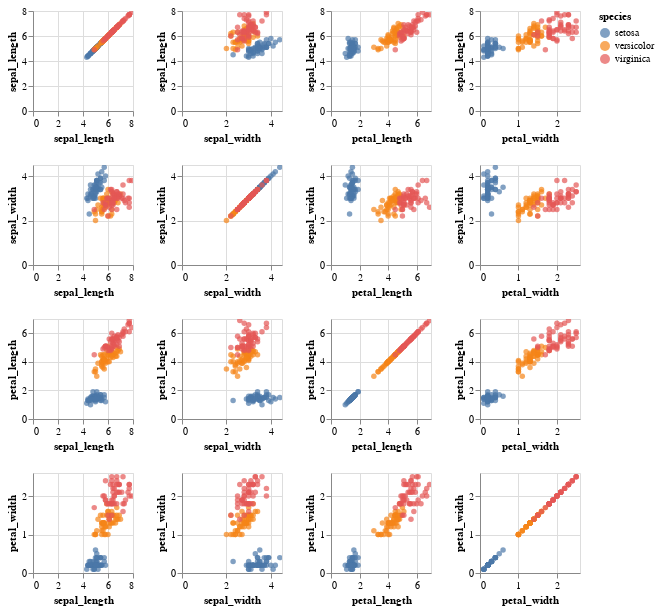

Notebook source saved alongside this figure:
### Markdown cell above
We can use altair to create an interactive scatterplot matrix. Can you create a scatterplot matrix of iris dataset by consulting https://altair-viz.github.io/gallery/scatter_matrix.html?

**Q: Draw an interactive scatterplot matrix for iris dataset in altair**

### Code cell
# Implement

import altair as alt
alt.Chart(iris).mark_circle().encode(
    alt.X(alt.repeat("column"), type='quantitative'),
    alt.Y(alt.repeat("row"), type='quantitative'),
    color='species:N'
).properties(
    width=100,
    height=100
).repeat(
    row=['sepal_length', 'sepal_width', 'petal_length', 'petal_width'],
    column=['sepal_length', 'sepal_width', 'petal_length', 'petal_width']
).interactive()

### Figure 1 — Vega-Lite specification as saved in the notebook (floating-point values rounded to 4 significant figures; data arrays with more than 128 entries replaced by an {"elided": "..."} marker saying what was removed)
{"config": {"view": {"continuousWidth": 400, "continuousHeight": 300}}, "repeat": {"column": ["sepal_length", "sepal_width", "petal_length", "petal_width"], "row": ["sepal_length", "sepal_width", "petal_length", "petal_width"]}, "spec": {"data": {"name": "data-a4bd480ea976f54878a155ce12ba18ce"}, "mark": "circle", "encoding": {"color": {"field": "species", "type": "nominal"}, "x": {"field": {"repeat": "column"}, "type": "quantitative"}, "y": {"field": {"repeat": "row"}, "type": "quantitative"}}, "height": 100, "selection": {"selector001": {"type": "interval", "bind": "scales", "encodings": ["x", "y"]}}, "width": 100}, "$schema": "https://vega.github.io/schema/vega-lite/v4.17.0.json", "datasets": {"data-a4bd480ea976f54878a155ce12ba18ce": {"elided": "150 records"}}}
